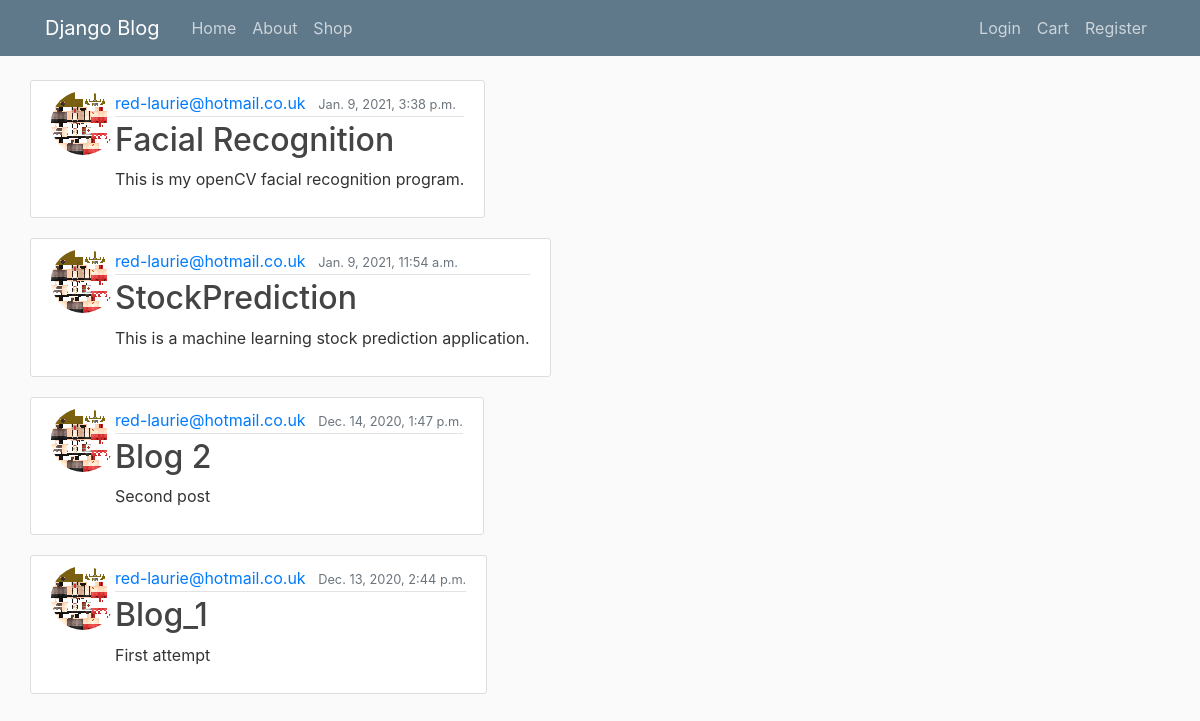
The app's page /, older data.
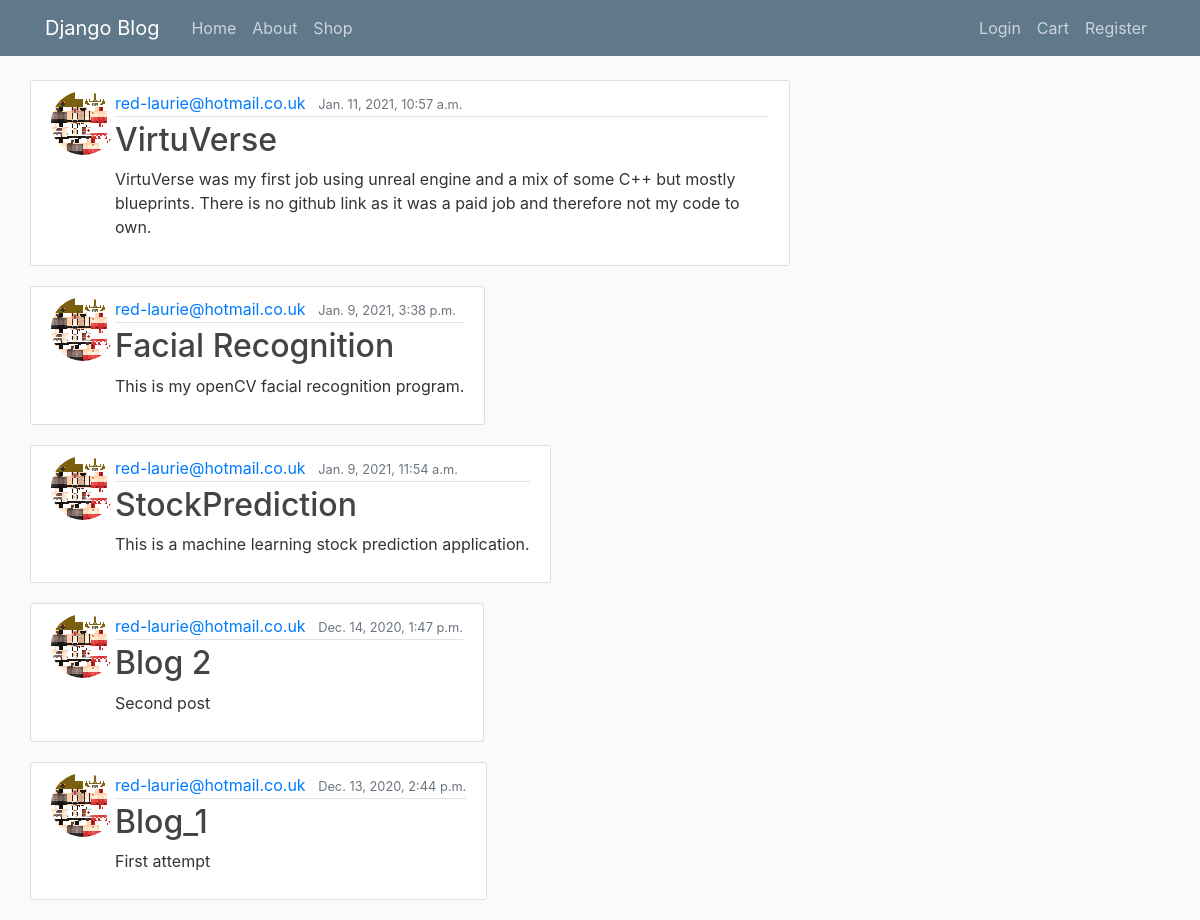
The same page, newer data.
### blog/models.py (models this page shows, shortened)
class Post(models.Model):
    title = models.CharField(max_length=100)
    content = models.TextField()
    Link = models.TextField()
    date_posted = models.DateTimeField(default=timezone.now)
    author = models.ForeignKey(User, on_delete = models.CASCADE )
    image = models.ImageField(default='default.jpg', upload_to='project_pics')

### registration/models.py (models this page shows, shortened)
class Profile(models.Model):
    user = models.OneToOneField(User, on_delete=models.CASCADE)
    image = models.ImageField(default='default.jpg',upload_to='profile_pics')
    description = models.TextField(User,default='Hello')

### blog/views.py (the view)
# urls.py: path('',PostListView.as_view(), name = 'blog-home'),
class PostListView(ListView):
    model = Post
    template_name = 'blog/home.html'
    context_object_name = 'posts'
    ordering = ['-date_posted']

### blog/Templates/Blog/home.html
{% extends "blog/base.html" %}
{% block content %}
    {% for post in posts %}
        <article class="media content-section">
            <img class="rounded-circle" src="{{ post.author.profile.image.url }}">
          <div class="media-body">
            <div class="article-metadata">
              <a class="mr-2" href="#">{{ post.author }}</a>
              <small class="text-muted">{{ post.date_posted }}</small>
            </div>
            <h2><a class="article-title" href="{% url 'post-detail' post.id %}">{{ post.title }}</a></h2>
            <p class="article-content">{{ post.content }}</p>
          </div>
        </article>
    {% endfor %}
{% endblock content %}

### blog/Templates/Blog/base.html (shortened to what this page needs)
{% load static %}
<!DOCTYPE html>
<html lang="en">
<head>
    <link rel="stylesheet" href="https://maxcdn.bootstrapcdn.com/bootstrap/4.0.0/css/bootstrap.min.css">
    <link rel="stylesheet" type="text/css" href="{% static '/blog/main.css'%}">
</head>
<body>
    <header class="site-header">
      <nav class="navbar navbar-expand-md navbar-dark bg-steel fixed-top">
        <div class="container">
          <a class="navbar-brand mr-4" href="{% url 'blog-home' %}">Django Blog</a>
          <div class="collapse navbar-collapse" id="navbarToggle">
            <div class="navbar-nav mr-auto">
              <a class="nav-item nav-link" href="{% url 'blog-home' %}">Home</a>
              <a class="nav-item nav-link" href="{% url 'blog-about' %}">About</a>
              <a class="nav-item nav-link" href="{% url 'store' %}">Shop</a>
            </div>
            <div class="navbar-nav">
                {% if user.is_authenticated %}
                    <a class="nav-item nav-link" href="{% url 'profile' %}">Profile</a>
                    <a class="nav-item nav-link" href="{% url 'cart' %}">Cart</a>
                    <a class="nav-item nav-link" href="{% url 'logout' %}">Logout</a>
                {% else %}
                    <a class="nav-item nav-link" href="{% url 'login' %}">Login</a>
                    <a class="nav-item nav-link" href="{% url 'cart' %}">Cart</a>
                    <a class="nav-item nav-link" href="{% url 'register' %}">Register</a>
                {% endif %}
            </div>
          </div>
        </div>
      </nav>
    </header>
    <main role="main" class="container">
        <div class="row">
            <div class="col">
                <div class="row">
                    {% block content %}{% endblock %}
                </div>
            </div>
            <div class="col-md-4">
            </div>
        </div>
    </main>
</body>
</html>

### blog/static/blog/main.css (style rules this page uses)
body { background: #fafafa; color: #333333; margin-top: 5rem; }
h1, h2, h3, h4, h5, h6 { color: #444444; }
.bg-steel { background-color: #5f788a; }
.site-header .navbar-nav .nav-link { color: #cbd5db; }
.content-section { background: #ffffff; padding: 10px 20px; border: 1px solid #dddddd; border-radius: 3px; margin-bottom: 20px; }
.article-title { color: #444444; }
.article-content { white-space: pre-line; }
.article-metadata { padding-bottom: 1px; margin-bottom: 4px; border-bottom: 1px solid #e3e3e3 }

Row changes from the older to the newer data that the page shows:
added Post: author.profile.image (picture), author "red-laurie@hotmail.co.uk", date_posted "Jan. 11, 2021, 10:57 a.m.", title "VirtuVerse", content "VirtuVerse was my first job using unreal engine and a mix of some C++ but mostly blueprints. There is no github link as it was a paid job and therefore not my code to own."
